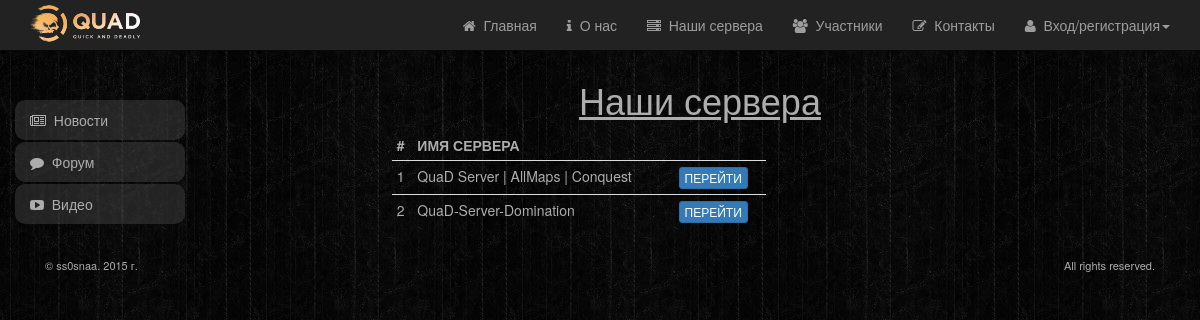
Screenshot of /servers/ with the database file from the repository.
### tables this page shows
CREATE TABLE IF NOT EXISTS `quad_servers` (
  `id` int(11) NOT NULL AUTO_INCREMENT,
  `server_name` varchar(250) NOT NULL,
  `server_link` text NOT NULL,
  `game` varchar(50) NOT NULL DEFAULT 'bf4',
  PRIMARY KEY (`id`)
);

### app/core/view.php (called while the page is built, shortened)
<?php
class View
{
    function render($content, $layout, $data = null, $title)
    {
        require_once LAYOUT_PATH . $layout . '_layout.php';
    }
}

### app/controllers/servers_controller.php (called while the page is built)
<?php
class servers_Controller extends Controller
{
    public function __construct()
    {
        $this->model = new servers_Model();
        $this->view = new View();
    }
    public function index_action()
    {
        $data = $this->model->get_data();
        $title = 'Наши сервера.' . SITENAME;
        $this->view->render('servers', 'test', $data, $title);
    }
}

### app/bootstrap.php (called while the page is built, shortened)
<?php
require_once 'core/view.php';
Router::start();

### index.php (called while the page is built)
<?php
require_once 'app/bootstrap.php';

### app/models/servers_model.php (called while the page is built, shortened)
<?php
class servers_Model extends Model
{
    public function get_data()
    {
        $query = "SELECT * FROM quad_servers";
        $data = array();
        $result = mysql_query($query) or die(mysql_error());
        $i = 0;
        while($array = mysql_fetch_array($result)){
            $data[$i]['id'] = $array['id'];
            $data[$i]['server_name'] = $array['server_name'];
            $data[$i]['server_link'] = $array['server_link'];
            $i++;
        }
        return $data;
    }
}

### app/views/servers_view.php (the view, shortened to what this page needs)
<h1 class="text-center topic">Наши сервера</h1>
<div class="container-fluid">
    <div class="row">
        <div class="col-lg-5 col-lg-offset-2">
            <table class="table table-stripped table-hover table-condensed">
                <thead>
                <tr>
                    <td><b>#</b></td>
                    <td><b>ИМЯ СЕРВЕРА</b></td>
                </tr>
                </thead>
                <tbody>
                <?php
                for ($i = 0; $i < count($data); $i ++)
                {
                    echo '
                <tr><td>'.$data[$i]['id'].'</td><td>'.$data[$i]['server_name'].'</td><td><a class="btn btn-primary btn-xs" href="'.$data[$i]['server_link'].'" target="_blank">ПЕРЕЙТИ</a></td></tr>
            ';
                }
                ?>
                </tbody>
            </table>
        </div>
    </div>
</div>

### style/style.css (style rules this page uses)
body { background: url("img/background.png") fixed; color: #adadad; }
.topic { text-align: center; text-decoration: underline; }
a { color: #adadad; }

### rows the page displays
quad_servers: id "1", server_name "QuaD Server | AllMaps | Conquest"
quad_servers: id "2", server_name "QuaD-Server-Domination"
